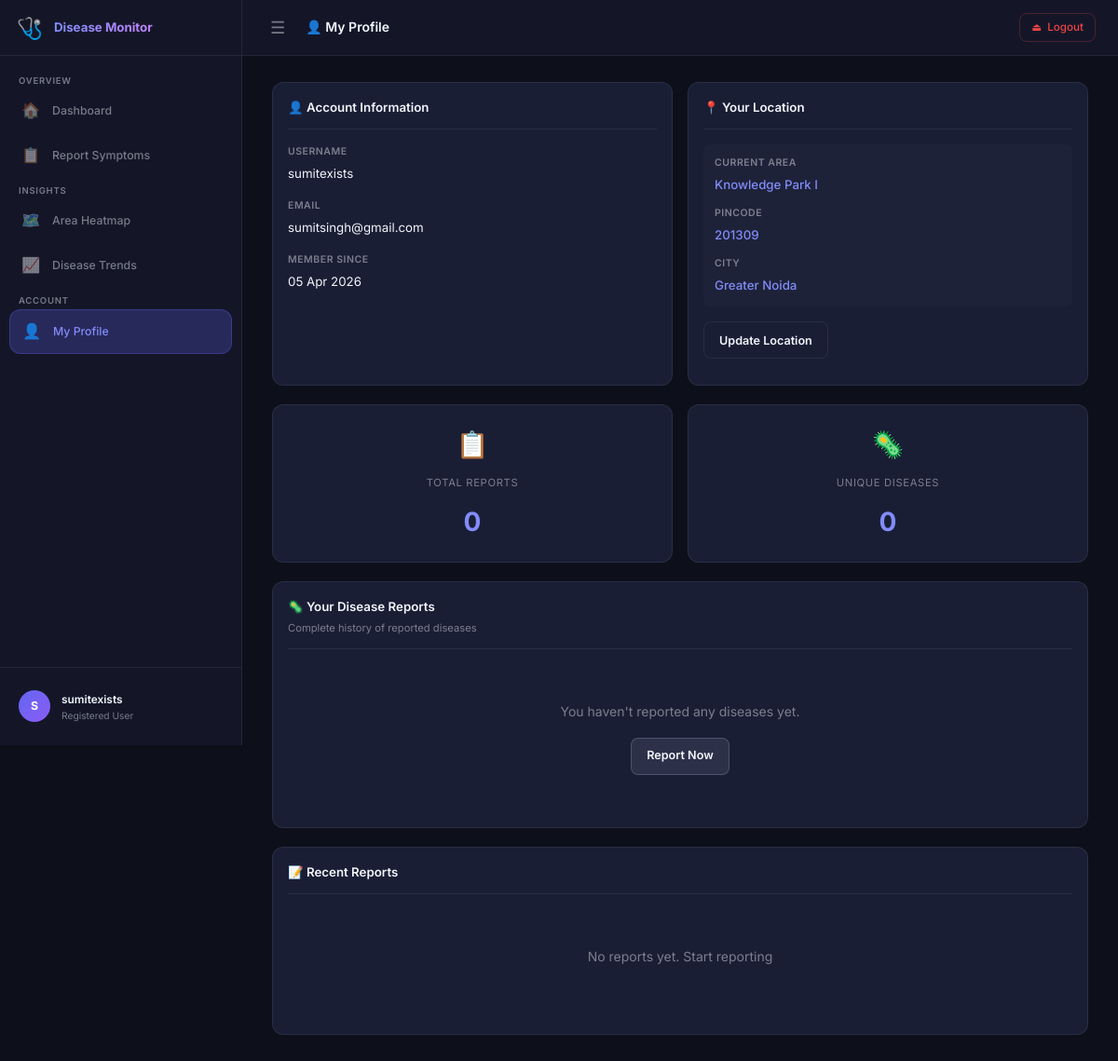
/profile/ (signed in), run on the app's committed database.
### doctor/models.py (models this page shows, shortened)
class User(AbstractUser):
   area = models.ForeignKey(
        'Area',
        on_delete=models.SET_NULL,
        null=True,
        blank=True,
        help_text="Area associated with the user, derived from pincode.",
        related_name="user_area"
    )

class Area(models.Model):
    pincode = models.CharField(
        max_length=6,
        blank=True,
        default="",
        help_text="6-digit NCR pincode of the user's location.",
    )
    area = models.CharField(
        max_length=200,
        blank=True,
        default="",
        help_text="Locality / area derived from the pincode.",
    )

### doctor/views.py (the view, shortened to what this page needs)
# urls.py: path("profile/", views.user_profile, name="user_profile"),
@login_required
def user_profile(request):
    user = request.user
    current_area = user.area if user.area else None
    current_city = "-"
    if current_area:
        current_city = NCR_PINCODES.get(current_area.pincode, {}).get("city", "-")
    form_pincode = current_area.pincode if current_area else ""
    form_area = current_area.area if current_area else ""
    location_form_locked = True
    pincode_choices = NCR_PINCODES
    error = None
    success = None
    user_reports = SymptomReport.objects.filter(user=user).order_by("-created_at")
    disease_summary = {}
    for disease_name, data in disease_summary.items():
        data["severity_levels"] = sorted(list(data["severity_levels"]))
    context = {
        "user": user,
        "current_area": current_area,
        "current_city": current_city,
        "form_pincode": form_pincode,
        "form_area": form_area,
        "location_form_locked": location_form_locked,
        "pincode_choices": pincode_choices,
        "error": error,
        "success": success,
        "user_reports": user_reports[:20],
        "disease_summary": sorted(
            disease_summary.items(),
            key=lambda x: x[1]["last_reported"],
            reverse=True
        ),
        "total_reports": user_reports.count(),
        "unique_diseases": len(disease_summary),
    }
    return render(request, "doctor/profile.html", context)

### doctor/templates/doctor/profile.html (shortened to what this page needs)
{% extends "doctor/layout.html" %}
{% load static %}
{% block page_title %}👤 My Profile{% endblock %}
{% block extra_css %}
<link rel="stylesheet" href="{% static 'doctor/css/profile.css' %}" />
{% endblock %}
{% block content %}
<section class="profile-layout">
  <div class="profile-grid">
    <article class="card profile-card">
      <div class="card-header">
        <div class="card-title">👤 Account Information</div>
      </div>
      <div class="profile-section">
        <div class="info-group">
          <div class="info-label">Username</div>
          <div class="info-value">{{ user.username }}</div>
        </div>
        <div class="info-group">
          <div class="info-label">Email</div>
          <div class="info-value">{{ user.email }}</div>
        </div>
        <div class="info-group">
          <div class="info-label">Member Since</div>
          <div class="info-value">{{ user.date_joined|date:"d M Y" }}</div>
        </div>
      </div>
    </article>
    <article class="card location-card">
      <div class="card-header">
        <div class="card-title">📍 Your Location</div>
      </div>
      {% if current_area %}
      <div class="location-display">
        <div class="location-item">
          <span class="location-label">Current Area</span>
          <span class="location-value">{{ current_area.area }}</span>
        </div>
        <div class="location-item">
          <span class="location-label">Pincode</span>
          <span class="location-value">{{ current_area.pincode }}</span>
        </div>
        <div class="location-item">
          <span class="location-label">City</span>
          <span class="location-value">{{ current_city }}</span>
        </div>
      </div>
      {% else %}
      <div class="no-location">
        <p style="color: var(--text-muted); text-align: center;">No location set yet</p>
      </div>
      {% endif %}
      <button type="button" id="open-location-form-btn" class="btn btn-outline">{% if current_area %}Update Location{% else %}Set Location{% endif %}</button>
    </article>
  </div>
  <div class="stats-grid">
    <article class="stat-card">
      <div class="stat-icon">📋</div>
      <div class="stat-label">Total Reports</div>
      <div class="stat-value">{{ total_reports }}</div>
    </article>
    <article class="stat-card">
      <div class="stat-icon">🦠</div>
      <div class="stat-label">Unique Diseases</div>
      <div class="stat-value">{{ unique_diseases }}</div>
    </article>
  </div>
  <article class="card">
    <div class="card-header">
      <div class="card-title">🦠 Your Disease Reports</div>
      <div class="card-subtitle">Complete history of reported diseases</div>
    </div>
    {% if disease_summary %}
    <div class="disease-list">
      {% for disease_name, data in disease_summary %}
      <div class="disease-item">
        <div class="disease-header">
          <div class="disease-name">{{ disease_name }}</div>
          <div class="disease-meta">
            <span class="badge badge-count">{{ data.count }} report{{ data.count|pluralize }}</span>
          </div>
        </div>
        <div class="disease-details">
          <div class="detail-group">
            <span class="detail-label">First Reported:</span>
            <span class="detail-value">{{ data.first_reported|date:"d M Y, g:i A" }}</span>
          </div>
          <div class="detail-group">
            <span class="detail-label">Last Reported:</span>
            <span class="detail-value">{{ data.last_reported|date:"d M Y, g:i A" }}</span>
          </div>
          <div class="detail-group">
            <span class="detail-label">Severity Levels:</span>
            <div class="severity-badges">
              {% for severity in data.severity_levels %}
                <span class="badge badge-severity badge-{{ severity }}">{{ severity|upper }}</span>
              {% endfor %}
            </div>
          </div>
        </div>
      </div>
      {% endfor %}
    </div>
    {% else %}
    <div class="empty-state">
      <p>You haven't reported any diseases yet.</p>
      <a href="{% url 'report_symptoms' %}" class="btn btn-secondary">Report Now</a>
    </div>
    {% endif %}
  </article>
  <article class="card">
    <div class="card-header">
      <div class="card-title">📝 Recent Reports</div>
    </div>
    {% if user_reports %}
    <div class="reports-table">
      <table class="table">
        <thead>
          <tr>
            <th>Date</th>
            <th>Area</th>
            <th>Severity</th>
            <th>Diseases</th>
          </tr>
        </thead>
        <tbody>
          {% for report in user_reports %}
          <tr>
            <td>{{ report.created_at|date:"d M Y, g:i A" }}</td>
            <td>{{ report.area.area }} ({{ report.area.pincode }})</td>
            <td>
              <span class="badge badge-severity badge-{{ report.severity }}">
                {{ report.severity|upper }}
              </span>
            </td>
            <td>
              <div class="disease-tags">
                {% for disease in report.diseases.all %}
                  <span class="tag">{{ disease.name }}</span>
                {% empty %}
                  <span style="color: var(--text-muted);">-</span>
                {% endfor %}
              </div>
            </td>
          </tr>
          {% endfor %}
        </tbody>
      </table>
    </div>
    {% else %}
    <div class="empty-state">
      <p>No reports yet. <a href="{% url 'report_symptoms' %}">Start reporting</a></p>
    </div>
    {% endif %}
  </article>
</section>
{% endblock %}

### doctor/templates/doctor/layout.html (shortened to what this page needs)
{% load static %}
<!DOCTYPE html>
<html lang="en">
<head>
  <link rel="stylesheet" href="{% static 'doctor/css/layout.css' %}" />
  {% block extra_css %}{% endblock %}
</head>
<body>
<div class="app-wrapper" id="app-wrapper">
  <aside class="sidebar">
    <div class="sidebar-brand">
      <span class="brand-icon">🩺</span>
      <span class="brand-text">Disease Monitor</span>
    </div>
    <nav class="sidebar-nav" aria-label="Main navigation">
      <span class="nav-section-label">Overview</span>
      <a href="{% url 'home' %}" class="nav-item" data-path="/" aria-label="Dashboard">
        <span class="nav-icon">🏠</span>
        <span class="nav-label">Dashboard</span>
      </a>
      {% if request.user.is_authenticated %}
      <a href="{% url 'report_symptoms' %}" class="nav-item" data-path="/report/" aria-label="Report Symptoms">
        <span class="nav-icon">📋</span>
        <span class="nav-label">Report Symptoms</span>
      </a>
      {% else %}
      <a href="{% url 'login' %}?next={% url 'report_symptoms' %}" class="nav-item" data-path="/report/" aria-label="Login to report symptoms">
        <span class="nav-icon">🔐</span>
        <span class="nav-label">Login To Report</span>
      </a>
      {% endif %}
      <span class="nav-section-label">Insights</span>
      <a href="{% url 'area_heatmap' %}" class="nav-item" data-path="/heatmap/" aria-label="Area Heatmap">
        <span class="nav-icon">🗺️</span>
        <span class="nav-label">Area Heatmap</span>
      </a>
      <a href="{% url 'disease_trends' %}" class="nav-item" data-path="/trends/" aria-label="Disease Trends">
        <span class="nav-icon">📈</span>
        <span class="nav-label">Disease Trends</span>
      </a>
      <span class="nav-section-label">Account</span>
      {% if request.user.is_authenticated %}
      <a href="{% url 'user_profile' %}" class="nav-item" data-path="/profile/" aria-label="Profile">
        <span class="nav-icon">👤</span>
        <span class="nav-label">My Profile</span>
      </a>
      {% endif %}
    </nav>
    <div class="sidebar-footer">
      <div class="sidebar-user">
        <div class="user-avatar">
          {% if request.user.is_authenticated %}
            {{ request.user.username|first|upper }}
          {% else %}
            G
          {% endif %}
        </div>
        <div class="user-info">
          {% if request.user.is_authenticated %}
            <div class="user-name">{{ request.user.username }}</div>
            <div class="user-role">Registered User</div>
          {% else %}
            <div class="user-name">Guest</div>
            <div class="user-role">Please login or register</div>
          {% endif %}
        </div>
      </div>
    </div>
  </aside>
  <header class="topbar">
    <div class="topbar-left">
      <button class="sidebar-toggle" id="sidebar-toggle" aria-label="Toggle sidebar">☰</button>
      <span class="page-title">{% block page_title %}Dashboard{% endblock %}</span>
    </div>
    <div class="topbar-right">
      {% if request.user.is_authenticated %}
      <a href="{% url 'logout' %}" class="topbar-btn logout-btn" id="logout-btn">
        <span>⏏</span> Logout
      </a>
      {% endif %}
    </div>
  </header>
  <main class="main-content">
    {% block content %}{% endblock %}
  </main>
</div>
</body>
</html>

### doctor/static/doctor/css/profile.css (style rules this page uses)
.profile-layout { display: grid; grid-template-columns: 1fr; gap: 20px; }
.profile-grid { display: grid; grid-template-columns: 1fr 1fr; gap: 16px; }
.card { background: var(--bg-card); border: 1px solid var(--border); border-radius: var(--radius); padding: 16px; }
.card-header { margin-bottom: 16px; padding-bottom: 12px; border-bottom: 1px solid var(--border); }
.card-title { font-size: 0.95rem; font-weight: 600; color: var(--text-primary); }
.card-subtitle { font-size: 0.8rem; color: var(--text-muted); margin-top: 4px; }
.profile-section { display: grid; grid-template-columns: 1fr; gap: 16px; }
.info-group { display: flex; flex-direction: column; gap: 4px; }
.info-label { font-size: 0.75rem; text-transform: uppercase; letter-spacing: 0.05em; color: var(--text-muted); font-weight: 600; }
.info-value { font-size: 0.95rem; color: var(--text-primary); word-break: break-all; }
.location-display { display: grid; grid-template-columns: 1fr; gap: 12px; margin-bottom: 16px; padding: 12px; background: rgba(255, 255, 255, 0.02); border-radius: 8px; }
.location-item { display: flex; flex-direction: column; gap: 4px; }
.location-label { font-size: 0.75rem; text-transform: uppercase; letter-spacing: 0.05em; color: var(--text-muted); font-weight: 600; }
.location-value { font-size: 0.95rem; color: var(--accent-light); font-weight: 500; }
#open-location-form-btn { margin-bottom: 12px; }
.btn { display: inline-flex; align-items: center; justify-content: center; height: 40px; padding: 0 16px; border: none; border-radius: 8px; font-size: 0.9rem; font-weight: 600; cursor: pointer; transition: all 0.2s ease; text-decoration: none; }
.btn-secondary { background: rgba(148, 163, 184, 0.15); border: 1px solid rgba(148, 163, 184, 0.3); color: var(--text-primary); }
.btn-outline { background: transparent; border: 1px solid var(--border); color: var(--text-primary); }
.stats-grid { display: grid; grid-template-columns: repeat(2, 1fr); gap: 16px; }
.stat-card { background: var(--bg-card); border: 1px solid var(--border); border-radius: var(--radius); padding: 20px; text-align: center; display: flex; flex-direction: column; align-items: center; gap: 10px; }
.stat-icon { font-size: 2rem; }
.stat-label { font-size: 0.8rem; text-transform: uppercase; letter-spacing: 0.06em; color: var(--text-muted); }
.stat-value { font-size: 2rem; font-weight: 700; color: var(--accent-light); }
.empty-state { text-align: center; padding: 40px 20px; color: var(--text-muted); }
.empty-state p { margin-bottom: 16px; }
.empty-state a { display: inline-flex; }

### data on the page
User: user.username|first "S", user.username "sumitexists", username "sumitexists", email "sumitsingh@gmail.com", date_joined "05 Apr 2026"
Area: area "Knowledge Park I", pincode "201309"

### other printed values
{{ current_city }} "Greater Noida"
{{ total_reports }} "0"
{{ unique_diseases }} "0"
